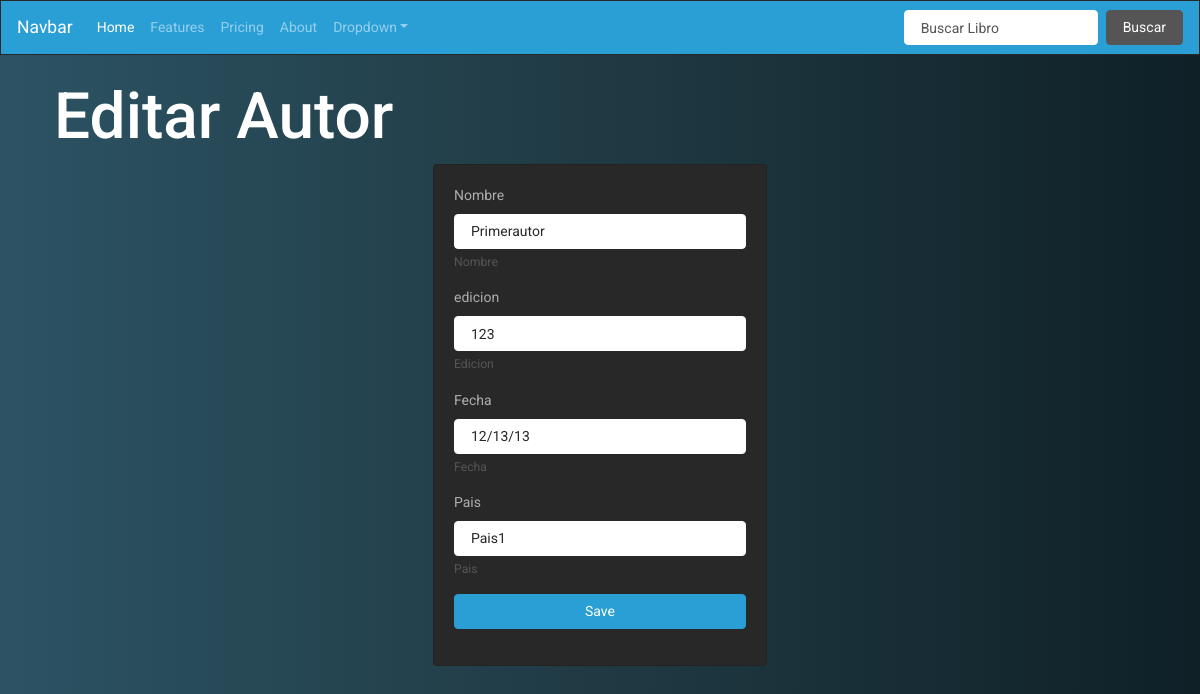
The page /edit_autor/2 on the database its author committed.
### tables this page shows
CREATE TABLE autor (id INTEGER PRIMARY KEY AUTOINCREMENT, nombre TEXT, edicion TEXT, fecha TEXT, pais TEXT);

### app.py (the view)
@app.route('/edit_autor/<id>')
def edit_autor(id):
    conn = sqlite3.connect('libreria.db')
    print('Opened db succesfully')
    cur = conn.cursor()
    cur.execute("SELECT * FROM autor WHERE id = ?",(id,))
    data = cur.fetchall()
    print(data[0])
    return render_template('edit_autor.html', autor=data[0])

### templates/edit_autor.html
{% extends 'layout.html' %}
{% block body %}
<h1>Editar Autor</h1>
    <div class="col-md-4 offset-md-4">
        <div class="card card-body">
            <form action = "/update_autor/{{ autor.0 }}", method="post">
                <div class="form-group">
                    <label for="nombre">Nombre</label>
                    <input type="text" class="form-control" name="nombre" value="{{ autor.1 }}">
                    <small id="emailHelp" class="form-text text-muted">Nombre</small>
                </div>
                <div class="form-group">
                    <label for="edicion">edicion</label>
                    <input type="text" class="form-control" name="edicion" value="{{ autor.2 }}">
                    <small id="emailHelp" class="form-text text-muted">Edicion</small>
                </div>
                <div class="form-group">
                    <label for="email">Fecha</label>
                    <input type="text" class="form-control" name="fecha" value="{{ autor.3 }}">
                    <small id="emailHelp" class="form-text text-muted">Fecha</small>
                </div>
                <div class="form-group">
                    <label for="email">Pais</label>
                    <input type="text" class="form-control" name="pais" value="{{ autor.4 }}">
                    <small id="emailHelp" class="form-text text-muted">Pais</small>
                </div>
                <div class="form-group">
                    <button type="submit" class="btn btn-primary btn-block">Save</button>
                </div>
            </form>
        </div>
    </div>
{% endblock %}

### static/css/main.css (style rules this page uses)
body { background: #0F2027; background: -webkit-linear-gradient(to right, #2C5364, #203A43, #0F2027); background: linear-gradient(to right, #2C5364, #203A43, #0F2027); }

### rows shown on the page
autor: nombre "Primerautor", edicion "123", fecha "12/13/13", pais "Pais1"
